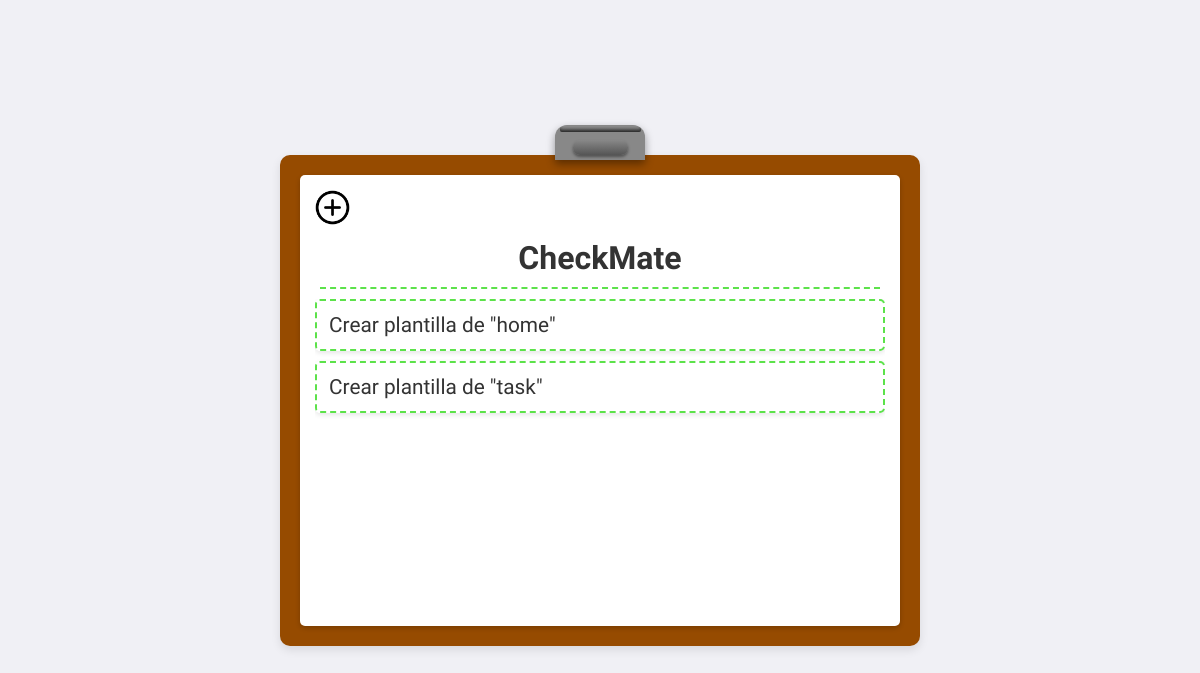
The page /todo/ on the database as committed earlier.
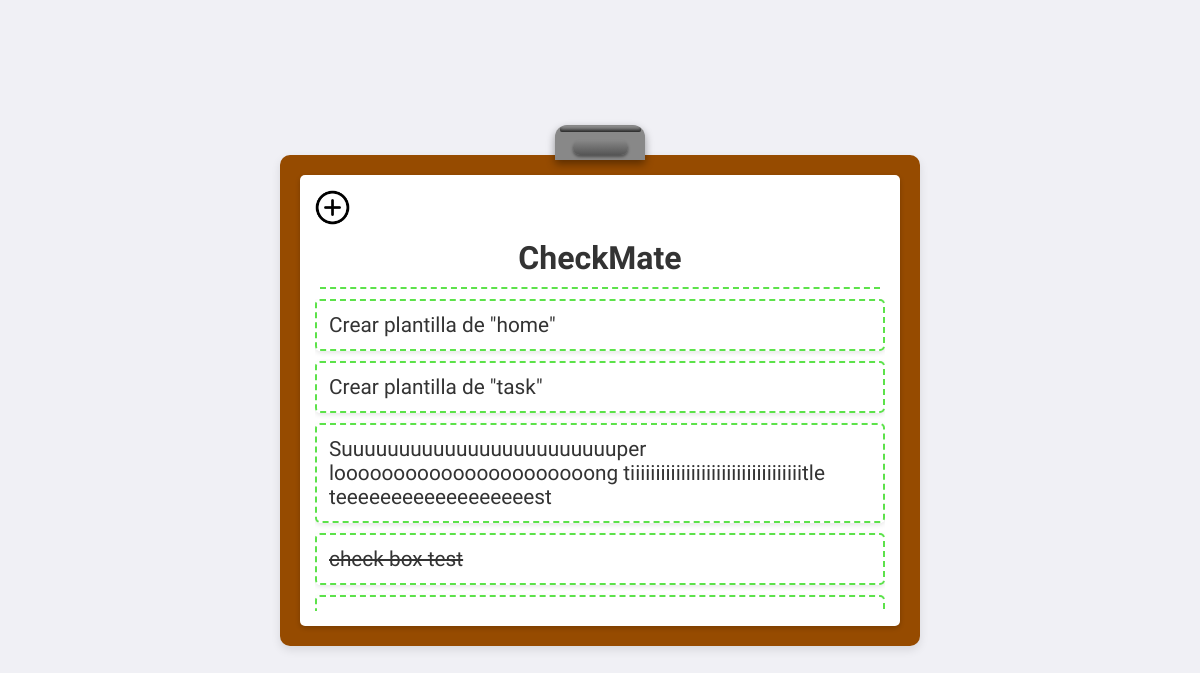
The same page on the database as committed later.
### todo/models.py (models this page shows)
class Task(models.Model):
    title = models.CharField(max_length=100)
    description = models.TextField(blank=True, max_length=1500)
    slug = models.SlugField(unique=True, max_length=100)
    deadline = models.DateField(null=True, blank=True)
    created_at = models.DateTimeField(auto_now_add=True)
    check_box = models.BooleanField(default=False)
    def __str__(self):
        return self.title

### todo/views.py (the view)
# urls.py: path('', views.task_list, name='task-list'),
def task_list(request: HttpRequest) -> HttpResponse:
    tasks = Task.objects.all()
    return render(request, 'todo/home.html', dict(tasks=tasks))

### todo/templates/todo/home.html (shortened to what this page needs)
{% extends "todo/base.html" %}
{% load static %}
{% block body %}
  <div class="clipboard">
      <div class="clip"></div>
      <div class="paper">
        <a href="{% url 'todo:add-task' %}">
          <img src="{% static "imgs/plus.png" %}" alt="add new tasks boton" width="35px">
        </a>
        <h1 class="todo-header">CheckMate</h1>
        <ul class="todo-list scroll">
          {% for task in tasks %}
            <li class="todo-item {% if task.check_box == True %}completed{% endif %}" data-url="{% url 'todo:task-detail' task.slug %}">
              {{ task }}
            </li>
          {% empty %}
            <li class="todo-item">No pending tasks</li>
          {% endfor %}
        </ul>
      </div>
  </div>
{% endblock body %}

Rows that differ between the two databases and show on the page:
added Task: title "Suuuuuuuuuuuuuuuuuuuuuuuuper loooooooooooooooooooooong tiiiiiiiiiiiiiiiiiiiiiiiiiiiiiiiiiitle teeeeeeeeeeeeeeeeeest"
added Task: title "check box test", check_box True (drawn)
